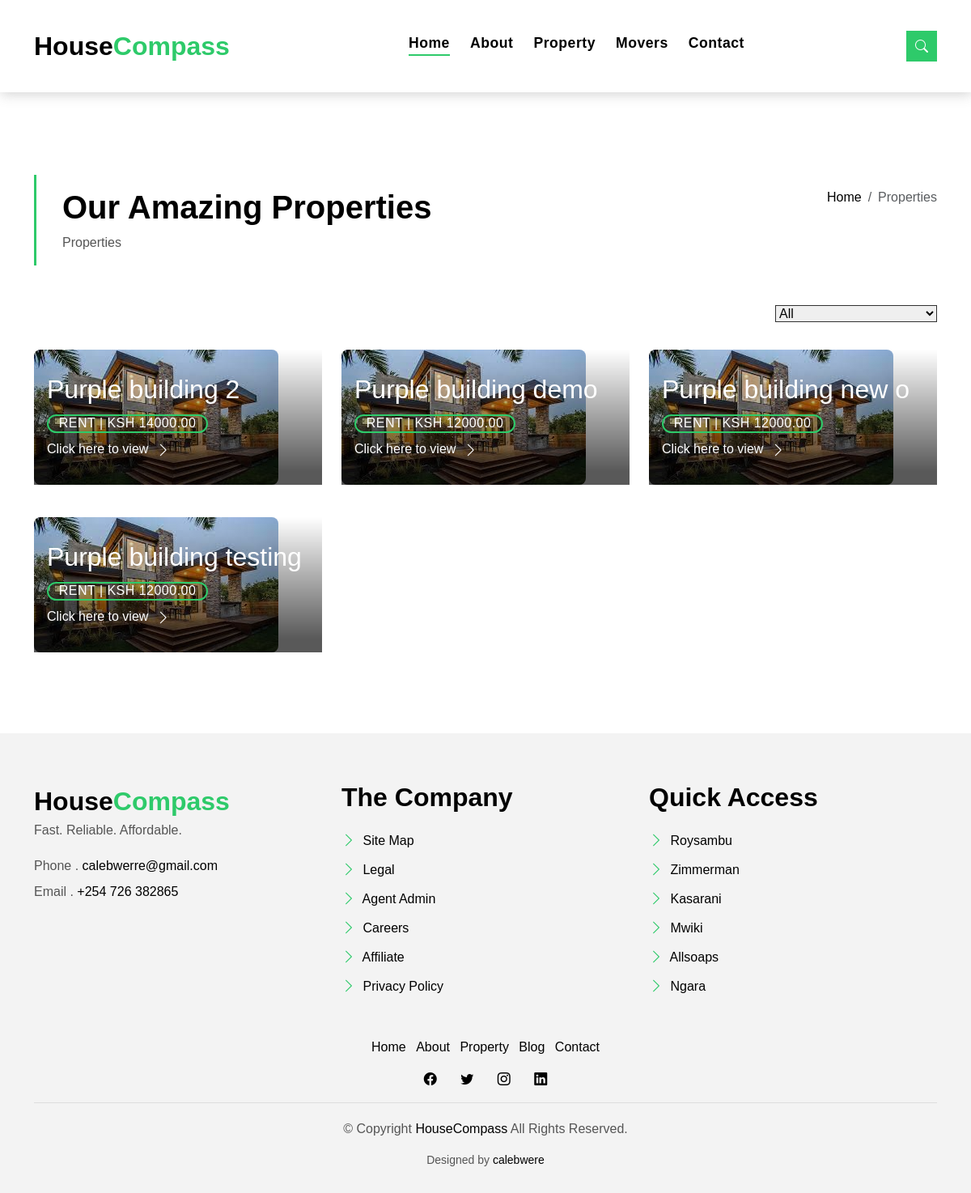
Before: /properties/ with the older database file.
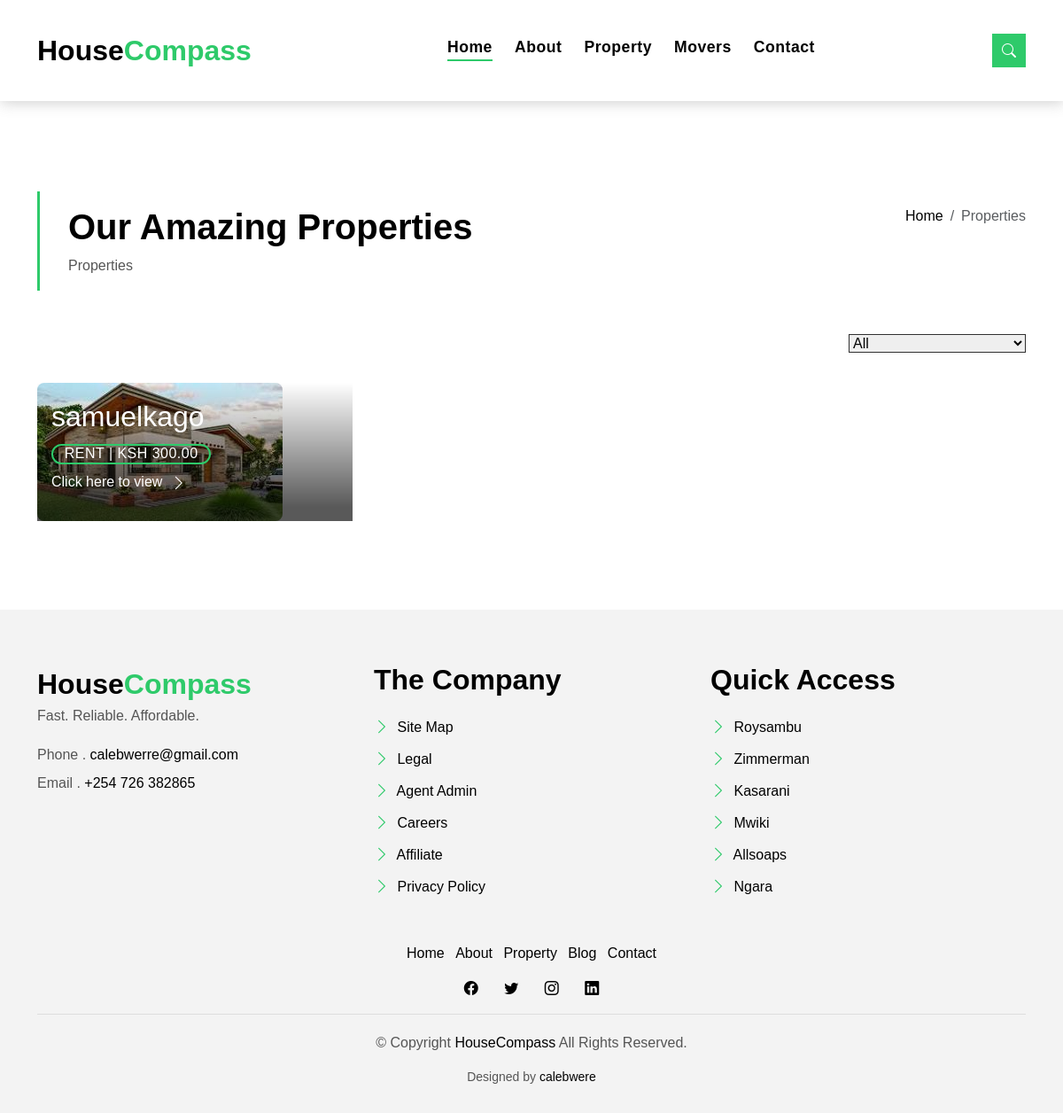
After: the same page with the newer database file.
### campass/models.py (models this page shows, shortened)
class House(models.Model):
    agent = models.ForeignKey(Agent, on_delete=models.CASCADE)
    name = models.CharField(max_length=100)
    description = models.CharField(max_length=500)
    house_type = models.CharField(max_length=100)
    area = models.CharField(max_length=100)
    beds = models.CharField(max_length=100)
    baths  = models.CharField(max_length=100)
    address = models.CharField(max_length=200)
    price = models.DecimalField(max_digits=10, decimal_places=2)
    image = models.ImageField(upload_to='houses')
    latitude = models.DecimalField(max_digits=20, decimal_places=10)
    longitude = models.DecimalField(max_digits=20, decimal_places=10)
    class Meta:
        ordering = ['name']

### campass/views.py (the view)
# urls.py: path('properties/', HouseList.as_view(),name='houses'),
class HouseList(ListView):
    model = House
    paginate_by = 6
    context_object_name = 'houses'
    template_name='property.html'

### templates/property.html (shortened to what this page needs)
{%extends 'base.html'%}
{%load static %}
{%block content%}
{% include 'partials/header.html' %}
<main id="main">
    <section class="intro-single">
      <div class="container">
        <div class="row">
          <div class="col-md-12 col-lg-8">
            <div class="title-single-box">
              <h1 class="title-single">Our Amazing Properties</h1>
              <span class="color-text-a"> Properties</span>
            </div>
          </div>
          <div class="col-md-12 col-lg-4">
            <nav aria-label="breadcrumb" class="breadcrumb-box d-flex justify-content-lg-end">
              <ol class="breadcrumb">
                <li class="breadcrumb-item">
                  <a href="#">Home</a>
                </li>
                <li class="breadcrumb-item active" aria-current="page">
                  Properties
                </li>
              </ol>
            </nav>
          </div>
        </div>
      </div>
    </section>
    <section class="property-grid grid">
      <div class="container">
        <div class="row">
          <div class="col-sm-12">
            <div class="grid-option">
              <form>
                <select class="custom-select">
                  <option selected>All</option>
                </select>
              </form>
            </div>
          </div>
          {% for house in houses %}
          <div class="col-md-4">
            <div class="card-box-a card-shadow">
              <div class="img-box-a">
                <img src="{{house.image.url}}" alt="" class=" img-fluid" style="border-radius: 8px;">
              </div>
              <div class="card-overlay">
                <div class="card-overlay-a-content">
                  <div class="card-header-a">
                    <h2 class="card-title-a">
                      <a href="#">{{ house.name }}
                        </a>
                    </h2>
                  </div>
                  <div class="card-body-a">
                    <div class="price-box d-flex">
                      <span class="price-a">rent | Ksh {{house.price}}</span>
                    </div>
                    <a href="{% url 'house' house.id %}" class="link-a">Click here to view
                      <span class="bi bi-chevron-right"></span>
                    </a>
                  </div>
                </div>
              </div>
            </div>
          </div>
          {% endfor %}
        </div>
      </div>
    </section>
  </main>
{% include 'partials/footer.html' %}
{%endblock content%}

Changed rows visible on the page:
removed House: image (picture), name "Purple building 2", price "14000.00"
removed House: image (picture), name "Purple building demo", price "12000.00"
removed House: image (picture), name "Purple building new o", price "12000.00"
removed House: image (picture), name "Purple building testing", price "12000.00"
added House: image (picture), name "samuelkago", price "300.00"
